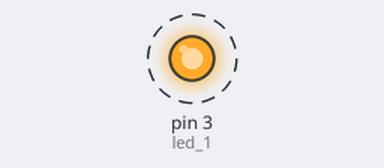
A sketch run on a simulated Arduino Uno, built with avr-gcc and run on an emulated ATmega328P. Shown: output pins drawn as LEDs (lit = HIGH). Dashed ring = blinking.

Above: at 0.2 s.
Timing chart, 0 to 3.0 s (numbered marks = the images above):
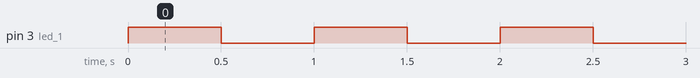

The sketch:

blinkingLED.ino
```cpp
int led_1 = 3;

void setup() {
  // put your setup code here, to run once:
pinMode(led_1, OUTPUT);

}

void loop() {
  // put your main code here, to run repeatedly:
digitalWrite(led_1, HIGH);
delay(500);
digitalWrite(led_1, LOW);
delay(500);
}
```

Measured:
- by itself, pin 3 (led_1): alternates HIGH for 0.50 s and LOW for 0.50 s
